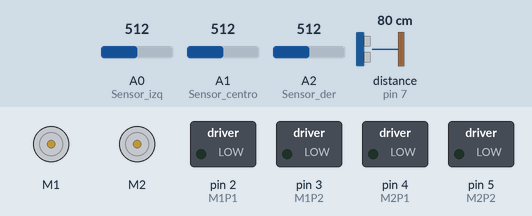
Simulated run of this sketch. Board: Arduino Uno, built with avr-gcc and run on an emulated ATmega328P. Parts: 2 × DC motor (green arrow = forward, orange = backward, longer = faster), switched loads named in the sketch (green lamp = pin HIGH). Inputs (shaded band) come from the test bench; at power-on: distance to the obstacle (sensor on pin 7) 80 cm, A0 (Sensor_izq) = 512, A2 (Sensor_der) = 512, A1 (Sensor_centro) = 512. The echo pulse lasts 58.3 µs per cm.

Above: at 6.2 s.
6.3 s: distance to the obstacle (sensor on pin 7) set to 2 cm
16.6 s: A0 (Sensor_izq) set to 240
At 20.5 s:
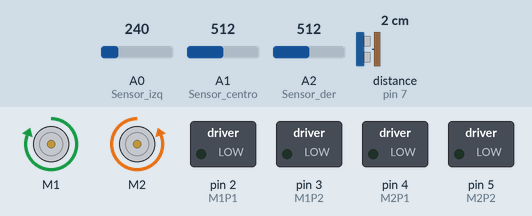
At 21.0 s:
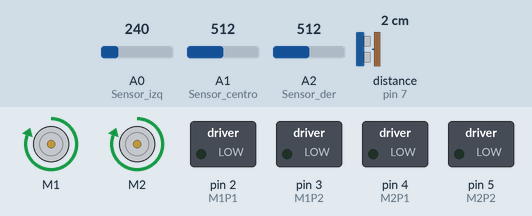
27.7 s: A2 (Sensor_der) set to 240
At 32.6 s:
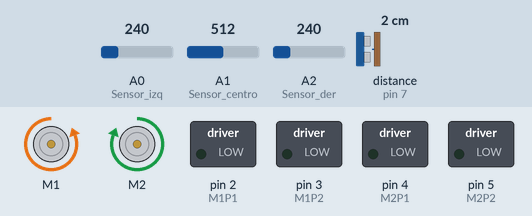
40.3 s: A2 (Sensor_der) set to 260
52.4 s: A2 (Sensor_der) set to 30
Timing chart, 0 to 64.5 s (numbered marks = the images above; inputs shaded):
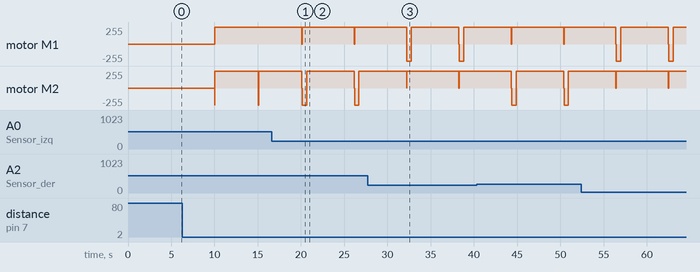

Measured:
- after the input at 16.6 s, motor M1: alternates forward 255/255 for 6.0 s and stopped for 0.05 s, starting after 3.5 s
- by itself, motor M2: alternates forward 255/255 for 6.0 s and stopped for 0.05 s

The sketch:

C3_RS.ino
```cpp
//Incluye las bibliotecas necesarias
#include <AFMotor.h> //Librería para controlar el módulo L298N
#include <NewPing.h> //Librería para controlar el sensor ultrasónico

//Definimos los pines para los motores
#define M1P1 2 //Motor 1 Pin 1
#define M1P2 3 //Motor 1 Pin 2
#define M2P1 4 //Motor 2 Pin 1
#define M2P2 5 //Motor 2 Pin 2

//Definimos los pines para los sensores de línea TCRT5000
#define Sensor_izq A0
#define Sensor_centro A1
#define Sensor_der A2

//Definimos los pines para el sensor ultrasónico HC-SR04
#define TRIG 6
#define ECHO 7

//Definimos el umbral para los sensores de línea
#define Umbral 250

//Configuramos los objetos: motor y sonar
AF_DCMotor motor1(1);
AF_DCMotor motor2(2);
NewPing sonar(TRIG, ECHO);

void setup() {
  //Declaramos los pines de los motores como salidas
  pinMode(M1P1, OUTPUT);
  pinMode(M1P2, OUTPUT);
  pinMode(M2P1, OUTPUT);
  pinMode(M2P2, OUTPUT);

  //Declaramos los pines de los sensores de línea como entradas
  pinMode(Sensor_izq, INPUT);
  pinMode(Sensor_centro, INPUT);
  pinMode(Sensor_der, INPUT);

  //Declaramos la comunicación serial
  Serial.begin(9600);

  //Configuramos los 5 seg de inicialización y espera del robot
  delay(5000);

}

void loop() {
  int temporizador=1;
  if(temporizador=1){
    delay(5000);
    temporizador=2;
  }

  //Leemos los valores de los sensores de línea
  int Valor_izq=analogRead(Sensor_izq);
  int Valor_centro=analogRead(Sensor_centro);
  int Valor_der=analogRead(Sensor_der);

  //Realiza la lectura del sensor ultrasónico
  int distancia=sonar.ping_cm();
  girarHorario();


  //Verificamos si el robot está dentro de la plataforma
  if(Valor_izq>Umbral && Valor_centro>Umbral && Valor_der>Umbral){ //El robot está dentro de la plataforma
  delay(50);
    //Verificamos si el oponente está dentro de la distancia deseada
    if (distancia<30 && distancia!=0){  //Oponente detectado: atacar
      avanzar();
    }
  }

  else{ //El robot está a punto de salirse o ya está fuera de la plataforma
    detener();  //Primero detiene al robot
    delay(50);

    if(Valor_centro<Umbral) { //Está a punto de salirse por detras, avanza para reincorporarse
      avanzar();
    }
    else if(Valor_der<Umbral){ //Está a punto de salirse por la derecha, gira a la izquierda
      girar();
      delay(500);
      avanzar();
      delay(500);
    }
    else if(Valor_izq<Umbral){ //Está a punto de salirse por la derecha, gira a la izquierda
      girarHorario();
      delay(500);
      avanzar();
      delay(500);
    }
  }

}

// Funciones de movimiento del robot
void avanzar() {
  motor1.setSpeed(255);
  motor2.setSpeed(255);
  motor1.run(FORWARD);
  motor2.run(FORWARD);
}

void detener() {
  motor1.setSpeed(0);
  motor2.setSpeed(0);
  motor1.run(RELEASE);
  motor2.run(RELEASE);
}


void retroceder() {
  motor1.setSpeed(255);
  motor2.setSpeed(255);
  motor1.run(BACKWARD);
  motor2.run(BACKWARD);
}

void girar() {
  motor1.setSpeed(255);
  motor2.setSpeed(255);
  motor1.run(BACKWARD);
  motor2.run(FORWARD);
}

void girarHorario() {
  motor1.setSpeed(255);
  motor2.setSpeed(255);
  motor1.run(FORWARD);
  motor2.run(BACKWARD);
}
```
